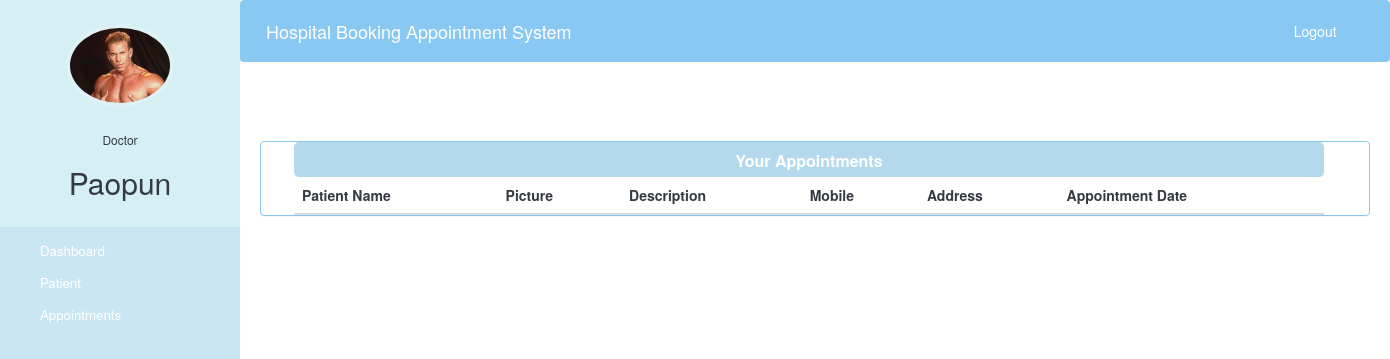
The page /doctor-view-appointment (signed in) on the database as committed earlier.
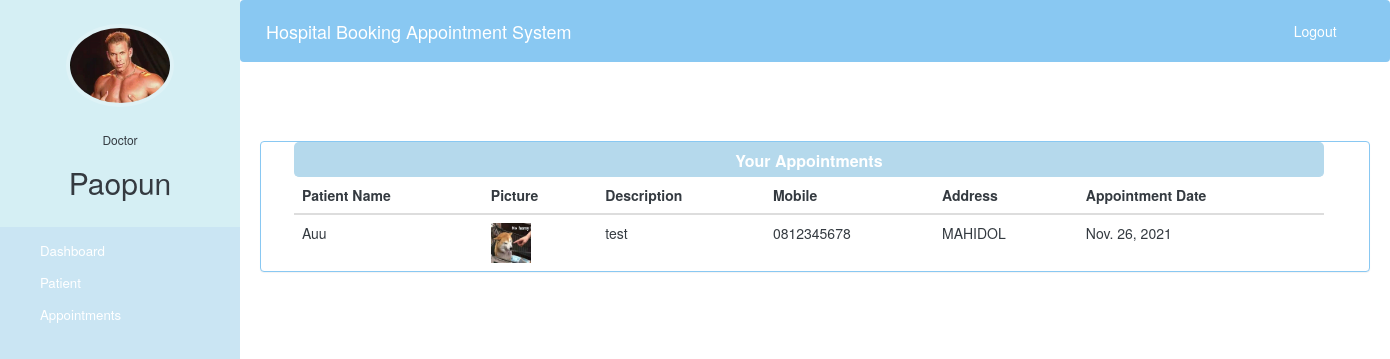
The same page on the database as committed later.
### hospital/models.py (models this page shows, shortened)
class Appointment(models.Model):
    patientId = models.PositiveIntegerField(null=True)
    doctorId = models.PositiveIntegerField(null=True)
    patientName = models.CharField(max_length=40, null=True)
    doctorName = models.CharField(max_length=40, null=True)
    appointmentDate = models.DateField(default=datetime.date.today)
    description = models.TextField(max_length=500)
    status = models.BooleanField(default=False)

class Patient(models.Model):
    user = models.OneToOneField(User, on_delete=models.CASCADE)
    profile_pic = models.ImageField(upload_to='hospital/static/profile_pic/PatientProfilePic/', null=True, blank=True)
    address = models.CharField(max_length=40)
    mobile = models.CharField(max_length=20, null=False)
    symptoms = models.CharField(max_length=100, null=False)
    assignedDoctorId = models.PositiveIntegerField(null=True)
    admitDate = models.DateField(auto_now=True)
    status = models.BooleanField(default=False)

### hospital/views.py (the view)
# urls.py: path('doctor-view-appointment', views.doctor_view_appointment_view,name='doctor-view-appointment'),
@login_required(login_url='doctorlogin')
@user_passes_test(is_doctor)
def doctor_view_appointment_view(request):
    doctor=models.Doctor.objects.get(user_id=request.user.id) #for profile picture of doctor in sidebar
    appointments=models.Appointment.objects.all().filter(status=True,doctorId=request.user.id)
    patientid=[]
    for a in appointments:
        patientid.append(a.patientId)
    patients=models.Patient.objects.all().filter(status=True,user_id__in=patientid)
    appointments=zip(appointments,patients)
    return render(request,'hospital/doctor_view_appointment.html',{'appointments':appointments,'doctor':doctor})

### hospital/views.py (called while the page is built)
def is_doctor(user):
    return user.groups.filter(name='DOCTOR').exists()

### hospital/templates/hospital/doctor_view_appointment.html (shortened to what this page needs)
{% extends 'hospital/doctor_base.html' %} {% block content %} {%load static%}
<head>
    <link href="//netdna.bootstrapcdn.com/bootstrap/3.0.0/css/bootstrap.min.css" rel="stylesheet" id="bootstrap-css">
</head>
<div class="container">
    <div class="panel panel-primary" style="margin-top: 0.50cm; border-color:rgba(137, 200, 242, 1); ;">
        <div class="panel-heading" style="background:rgba(181, 217, 236, 1); border-color:rgba(181, 217, 236, 1) ; text-align:center;
      width: 103rem; height: 3.5rem; margin-left: 0.87cm;  border-radius: 5px;">
            <h6 class="panel-title" style="font-weight: bold;">Your Appointments</h6>
        </div>
        <table class="table table-hover" id="dev-table" style="color: #343A40; margin-left: 0.87cm;  width: 103rem;  ">
            <thead>
                <tr>
                    <th>Patient Name</th>
                    <th>Picture</th>
                    <th>Description</th>
                    <th>Mobile</th>
                    <th>Address</th>
                    <th>Appointment Date</th>
                </tr>
            </thead>
            {% for a,p in appointments %}
            <tr style="color: #343A40;">
                <td style="color: #343A40;">{{a.patientName}}</td>
                <td> <img src="{{ p.profile_pic.url }}" alt="Profile Pic" height="40px" width="40px" /></td>
                <td style="color: #343A40;">{{a.description}}</td>
                <td style="color: #343A40;">{{p.mobile}}</td>
                <td style="color: #343A40;">{{p.address}}</td>
                <td style="color: #343A40;">{{a.appointmentDate}}</td>
            </tr>
            {% endfor %}
        </table>
    </div>
</div>
{% endblock content %}

Rows that differ between the two databases and show on the page:
added Appointment: patientName "Auu", profile_pic (picture), description "test", mobile "0812345678", address "MAHIDOL", appointmentDate "Nov. 26, 2021"
